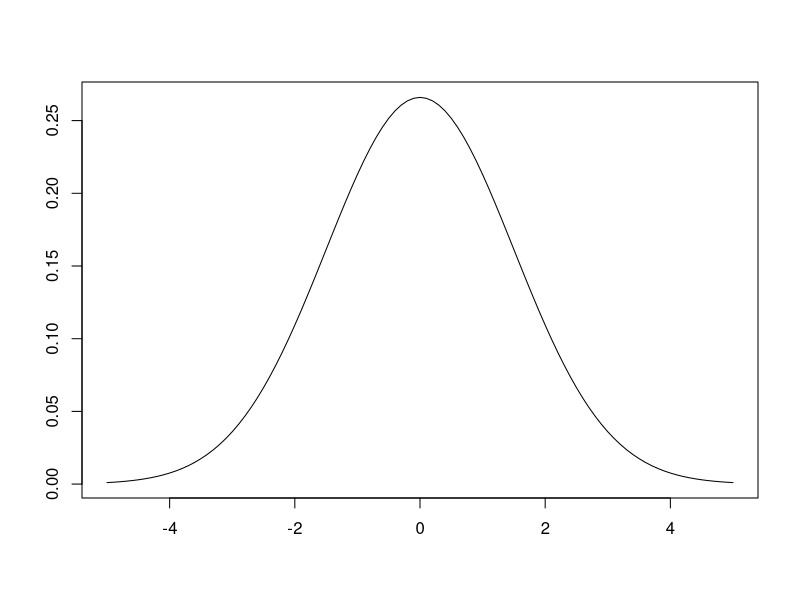
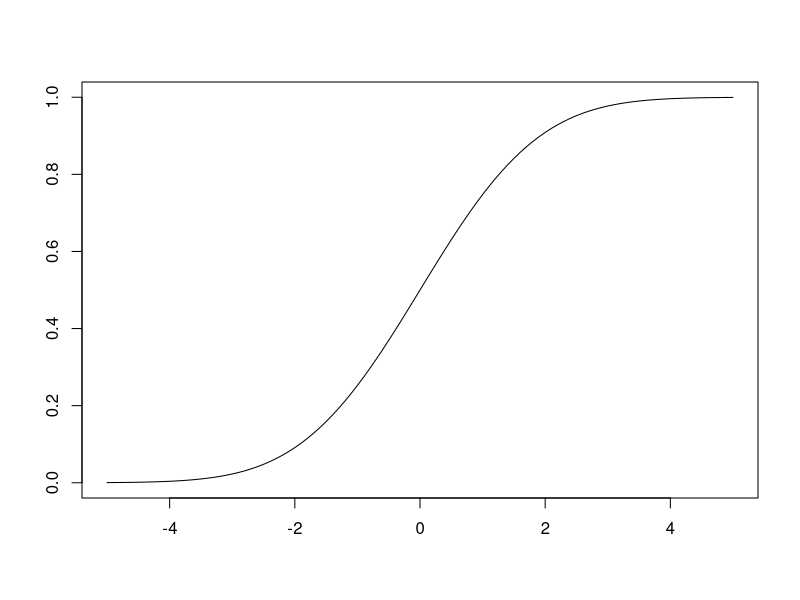
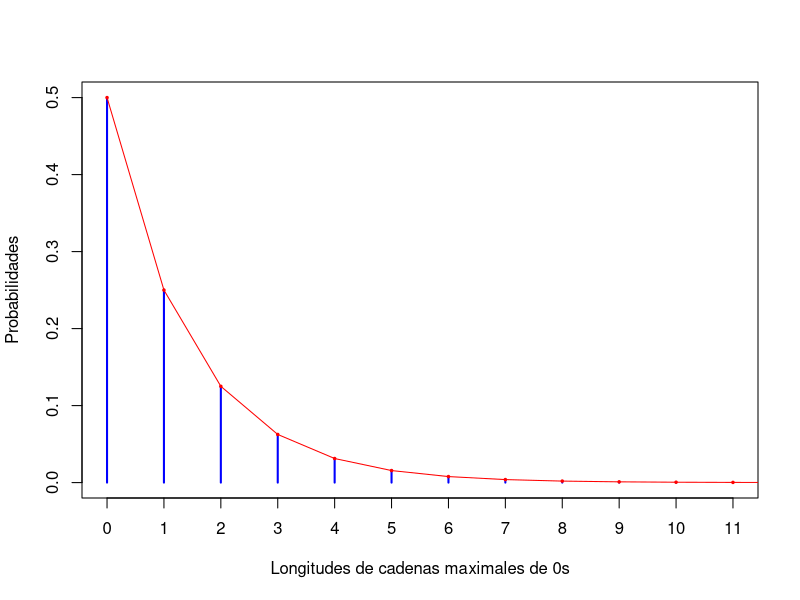

Source code (R) for these figures, in order:
## ---- chunk 1
df.aux=cbind( 
Distribución=c("Binomial",
"Geométrica",
"Hipergeomètrica",
"Poisson",
"Uniforme",
"Exponencial",
"Normal",
"Khi cuadrado",
"t de Student",
"F de Fisher"),
Nombre=c("binom","geom","hyper","pois","unif","exp","norm","chisq","t","f"),
Parámetros=c("medida de la muestra, probabilidad de éxito",
"probabilidad",
"N,M,n",
"Esperanza",
"mínimo, máximo",
"lambda",
"media, desviación típica",
"grados de libertad",
"grados de libertad",
"los dos grados de libertad")
)
## ---- chunk 2
knitr::kable(
df.aux,
  caption = 'Nombres de distribuciones en R', booktabs = FALSE
)
## ---- chunk 3
dbinom(5,20,0.3)
## ---- chunk 4
choose(20,5)*0.3^5*0.7^15
## ---- chunk 5
dbinom(8,20,0.3)  
## ---- chunk 6
pbinom(5,20,0.3)  
## ---- chunk 7
sum(dbinom(0:5,20,0.3))
## ---- chunk 8
pbinom(8,20,0.3)  
## ---- chunk 9
pbinom(8,20,0.3,lower.tail=FALSE)
## ---- chunk 10

1-pbinom(8,20,0.3)
## ---- chunk 11
qbinom(0.5,20,0.3)  
## ---- chunk 12
pbinom(6,20,0.3) 
pbinom(5,20,0.3) 
## ---- chunk 13
qbinom(0.25,20,0.3)  
## ---- chunk 14
rbinom(10,20,0.3)
## ---- chunk 15
rbinom(10,20,0.3) 
rbinom(10,20,0.3)
## ---- chunk 16
dpois(8,5) 
## ---- chunk 17
ppois(8,5) 
## ---- chunk 18
qpois(0.6,5)
## ---- chunk 19
rpois(20,5)
## ---- chunk 20
dnorm(0.3)
dnorm(0.3,0,1)
## ---- chunk 21
curve(dnorm(x,0,1.5),-5,5,xlab="",ylab="",main="")
## ---- chunk 22
curve(pnorm(x,0,1.5),-5,5,xlab="",ylab="",main="")
## ---- chunk 23
set.seed(42)
## ---- chunk 24
X=rbinom(10^6,1,0.5)
X=X[min(which(X==1)):max(which(X==1))]
## ---- chunk 25
Exitos=which(X==1)
Y=diff(Exitos)-1
## ---- chunk 26
M=max(which(dgeom(0:100,0.5)>=10^(-4)))-1
M
## ---- chunk 27
n=0:M
plot(prop.table(table(Y)[n]),col="blue",type="h",xlab="Longitudes de cadenas maximales de 0s",ylab="Probabilidades")
points(n,dgeom(n,0.5),col="red",type="o",pch=20,cex=0.5)
